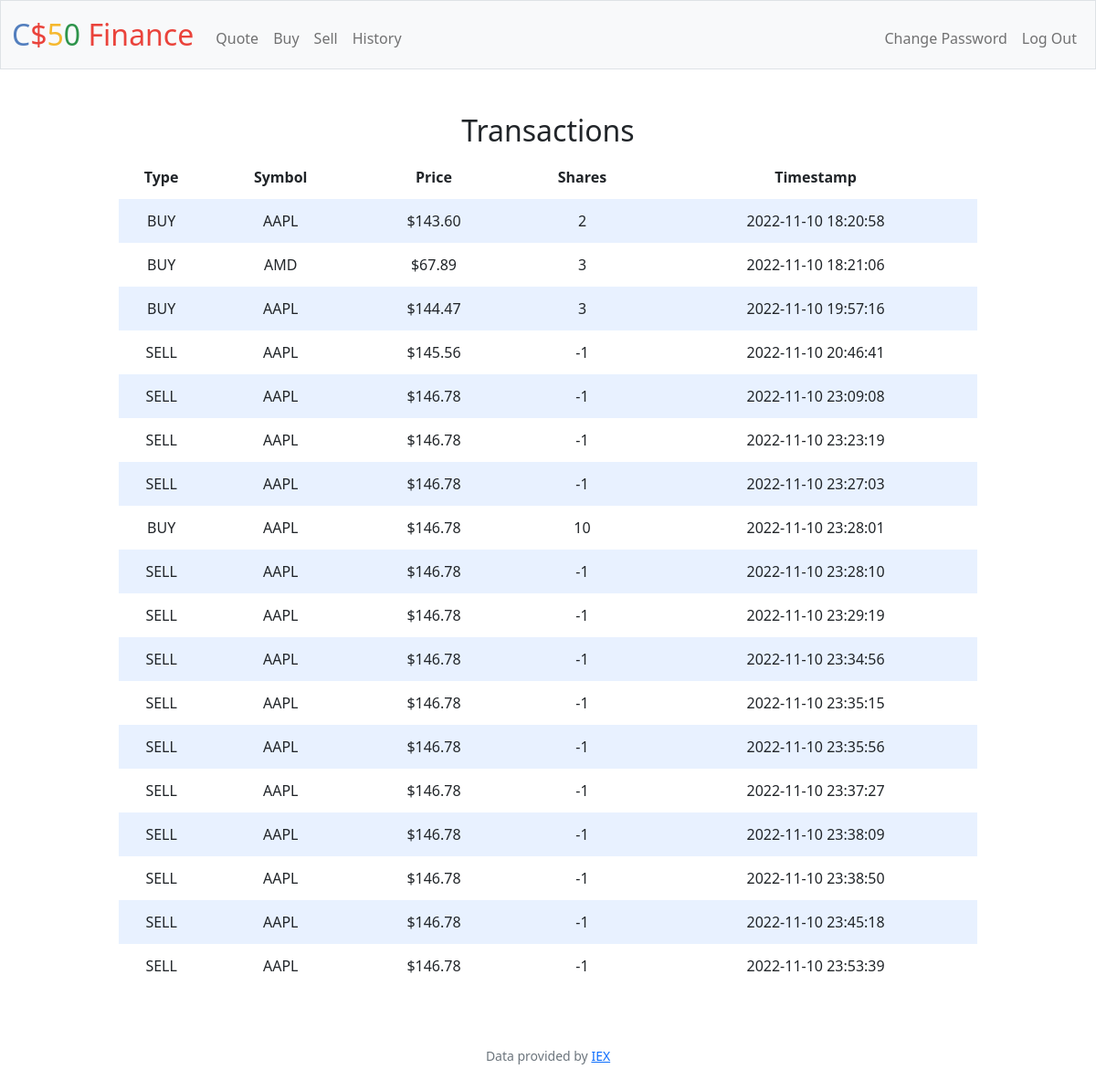
Screenshot of /history (signed in) with the database file from the repository.
### tables this page shows
CREATE TABLE transactions (
        id        INTEGER    PRIMARY KEY AUTOINCREMENT NOT NULL,
        user_id   INTEGER    NOT NULL,
        type      TEXT       NOT NULL,
        symbol    TEXT       NOT NULL,
        price     NUMERIC    NOT NULL,
        shares    INTEGER    NOT NULL,
        timestamp TIMESTAMP  DEFAULT CURRENT_TIMESTAMP NOT NULL,
        FOREIGN KEY (user_id) REFERENCES users (id)
    );

### app.py (the view)
@app.route("/history")
@login_required
def history():
    transactions = db.execute(
        "SELECT * FROM transactions WHERE user_id=? ORDER BY timestamp", session["user_id"])
    return render_template("history.html", transactions=transactions)

### app.py (called while the page is built)
@app.after_request
def after_request(response):
    response.headers["Cache-Control"] = "no-cache, no-store, must-revalidate"
    response.headers["Expires"] = 0
    response.headers["Pragma"] = "no-cache"
    return response

### helpers.py (called while the page is built)
def login_required(f):
    @wraps(f)
    def decorated_function(*args, **kwargs):
        if session.get("user_id") is None:
            return redirect("/login")
        return f(*args, **kwargs)
    return decorated_function

### templates/history.html (shortened to what this page needs)
{% extends "layout.html" %}
{% block main %}
<div class="section">
    <h2>Transactions</h2>
    <table>
        <thead>
            <tr>
                <th style="width:10%">Type</th>
                <th>Symbol</th>
                <th>Price</th>
                <th>Shares</th>
                <th>Timestamp</th>
            </tr>
        </thead>
        <tbody>
            {% for transaction in transactions %}
            <tr>
                <td>{{ transaction.type }}</td>
                <td>{{ transaction.symbol }}</td>
                <td>{{ "${:,.2f}".format(transaction.price) }}</td>
                <td>{{ transaction.shares }}</td>
                <td>{{ transaction.timestamp }}</td>
            </tr>
            {% endfor %}
        </tbody>
    </table>
</div>
{% endblock %}

### templates/layout.html (shortened to what this page needs)
<!DOCTYPE html>
<html lang="en">
    <head>
        <link href="https://cdn.jsdelivr.net/npm/bootstrap@5.1.3/dist/css/bootstrap.min.css" rel="stylesheet">
        <link href="/static/styles.css" rel="stylesheet">
    </head>
    <body>
        <nav class="bg-light border navbar navbar-expand-md navbar-light">
            <div class="container-fluid">
                <a class="navbar-brand" href="/"><span class="blue">C</span><span class="red">$</span><span class="yellow">5</span><span class="green">0</span> <span class="red">Finance</span></a>
                <div class="collapse navbar-collapse" id="navbar">
                    {% if session["user_id"] %}
                        <ul class="navbar-nav me-auto mt-2">
                            <li class="nav-item"><a class="nav-link" href="/quote">Quote</a></li>
                            <li class="nav-item"><a class="nav-link" href="/buy">Buy</a></li>
                            <li class="nav-item"><a class="nav-link" href="/sell">Sell</a></li>
                            <li class="nav-item"><a class="nav-link" href="/history">History</a></li>
                        </ul>
                        <ul class="navbar-nav ms-auto mt-2">
                            <li class="nav-item"><a class="nav-link" href="/password">Change Password</a></li>
                            <li class="nav-item"><a class="nav-link" href="/logout">Log Out</a></li>
                        </ul>
                    {% else %}
                        <ul class="navbar-nav ms-auto mt-2">
                            <li class="nav-item"><a class="nav-link" href="/register">Register</a></li>
                            <li class="nav-item"><a class="nav-link" href="/login">Log In</a></li>
                        </ul>
                    {% endif %}
                </div>
            </div>
        </nav>
        <main class="container-fluid py-5 text-center">
            {% block main %}{% endblock %}
        </main>
        <footer class="mb-5 small text-center text-muted">
            Data provided by <a href="https://iexcloud.io/">IEX</a>
        </footer>
    </body>
</html>

### static/styles.css (style rules this page uses)
nav .navbar-brand { font-size: xx-large; }
nav .navbar-brand .blue { color: #537fbe; }
nav .navbar-brand .red { color: #ea433b; }
nav .navbar-brand .yellow { color: #f5b82e; }
nav .navbar-brand .green { color: #2e944b; }
table { background-color: transparent; margin-left: auto; margin-right: auto; margin-bottom: 1rem; width: 80%; }
table th, table td { padding: 0.75rem; vertical-align: middle; }
tbody tr:nth-of-type(odd) { background-color: rgb(179, 208, 255, 0.3) }

### rows the page displays
transactions: price "$143.60"
transactions: price "$67.89"
transactions: price "$144.47"
transactions: price "$145.56"
transactions: price "$146.78"
transactions: price "$146.78"
transactions: price "$146.78"
transactions: price "$146.78"
transactions: price "$146.78"
transactions: price "$146.78"
transactions: price "$146.78"
transactions: price "$146.78"
transactions: price "$146.78"
transactions: price "$146.78"
transactions: price "$146.78"
transactions: price "$146.78"
transactions: price "$146.78"
transactions: price "$146.78"
